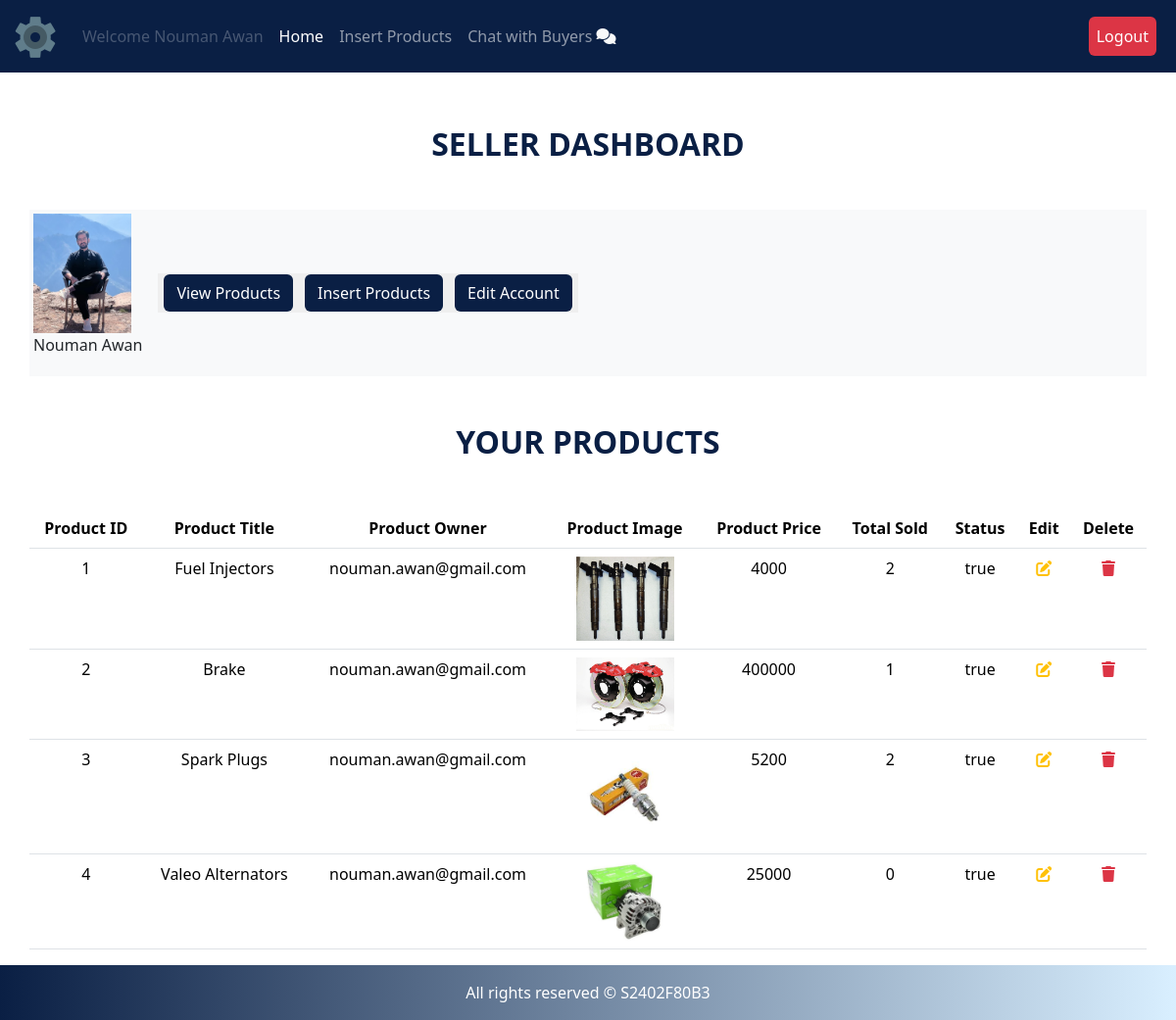
/seller/index.php?view_products (signed in), run on the app's committed database.
### tables this page shows
CREATE TABLE `sellers` (
  `seller_id` int(11) NOT NULL,
  `sellername` varchar(255) NOT NULL,
  `seller_email` varchar(255) NOT NULL,
  `seller_password` varchar(255) NOT NULL,
  `seller_image` varchar(255) NOT NULL,
  `seller_address` varchar(255) NOT NULL,
  `seller_mobile` varchar(255) NOT NULL,
  `status` varchar(255) NOT NULL
);

CREATE TABLE `products` (
  `product_id` int(11) NOT NULL,
  `product_title` varchar(100) NOT NULL,
  `seller_id` int(11) NOT NULL,
  `product_description` varchar(255) NOT NULL,
  `product_keywords` varchar(255) NOT NULL,
  `category_id` int(11) NOT NULL,
  `brand_id` int(11) NOT NULL,
  `product_image1` varchar(255) NOT NULL,
  `product_image2` varchar(255) NOT NULL,
  `product_image3` varchar(255) NOT NULL,
  `product_price` varchar(100) NOT NULL,
  `product_condition` varchar(255) NOT NULL,
  `date` timestamp NOT NULL DEFAULT current_timestamp() ON UPDATE current_timestamp(),
  `status` varchar(100) NOT NULL
);

### seller/view_products.php (the view, shortened to what this page needs)
<h2 style="color: #0A1F44; font-weight: 800" class="text-center my-5">YOUR PRODUCTS</h2>
<div class="container">
    <div class="row">
        <table class="table text-center">
        <thead>
            <tr>
              <th scope="col">Product ID</th>
              <th scope="col">Product Title</th>
              <th scope="col">Product Owner</th>
              <th scope="col">Product Image</th>
              <th scope="col">Product Price</th>
              <th scope="col">Total Sold</th>
              <th scope="col">Status</th>
              <th scope="col">Edit</th>
              <th scope="col">Delete</th>
            </tr>
          </thead>
          <tbody>
          <?php
          $number = 0;
          $owner_seller = $_SESSION['seller_email'];
          $get_owner_id = "SELECT * FROM sellers WHERE seller_email ='$owner_seller'";
          $result_owner = mysqli_query($conn, $get_owner_id);
          $row_owner = mysqli_fetch_assoc($result_owner);
          $seller_id = $row_owner['seller_id'];
          $get_products = "SELECT * FROM `products` WHERE seller_id = $seller_id";
          $result = mysqli_query($conn, $get_products);
          while($row = mysqli_fetch_assoc($result)){
            $product_id = $row['product_id'];
            $product_title = $row['product_title'];
            $product_image1 = $row['product_image1'];
            $product_price = $row['product_price'];
            $status = $row['status'];
            $number++;
            ?>
            <tr>
                <td><?php echo $number; ?></td>
                <td><?php echo $product_title; ?></td>
                <td><?php echo $owner_seller; ?></td>
                <td><?php echo "<img class='product-img' src='product_images/$product_image1'>"; ?></td>
                <td><?php echo $product_price; ?></td>
                <td><?php
                $get_count = "SELECT * FROM `orders_pending` where product_id = $product_id";
                $result_count = mysqli_query($conn, $get_count);
                $row_count = mysqli_num_rows($result_count);
                echo $row_count;
                ?></td>
                <td><?php echo $status; ?></td>
                <td><a href="index.php?edit_product=<?php echo $product_id; ?>" class="text-warning"><i class="fa-solid fa-pen-to-square"></i></a></td>
                <td>
                <a href="#" class="text-danger" data-bs-toggle="modal" data-bs-target="#deleteModal<?php echo $product_id; ?>">
                  <i class="fa-solid fa-trash"></i>
                </a>
                </td>
            </tr>
        <?php
          }
          ?>
          </tbody>
        </table>
    </div>
</div>

### seller/index.php (shortened to what this page needs)
<?php
include("../includes/connect.php");
?>
<!DOCTYPE html>
<html lang="en">
<head>
    <link href="https://cdn.jsdelivr.net/npm/bootstrap@5.3.3/dist/css/bootstrap.min.css" rel="stylesheet">
    <link rel="stylesheet" href="assets/style.css">
    <link rel="stylesheet" href="https://cdnjs.cloudflare.com/ajax/libs/font-awesome/6.6.0/css/all.min.css"
 />
</head>
<body>
<div class="container-fluid">
  <nav class="navbar navbar-expand navbar-dark bg-dark upper-nav fixed-top">
    <div class="container-fluid">
      <a class="navbar-brand" href="index.php"><img src="assets/favicon.png" alt=""></a>
      <ul class="navbar-nav mb-2 mb-lg-0 me-auto">
        <li class="nav-item">
          <a class="nav-link disabled" aria-current="page">Welcome <?php echo $_SESSION['sellername']; ?></a>
        </li>
        <li class="nav-item">
          <a class="nav-link active" href="index.php" aria-current="page">Home</a>
        </li>
        <li class="nav-item">
          <a class="nav-link" aria-current="page" href="insert_product.php">Insert Products</a>
        </li>
        <li class="nav-item">
          <a class="nav-link" href="chat.php">Chat with Buyers <i class="fa-solid fa-comments text-light"></i></a>
        </li>
      </ul>
      <ul class="navbar-nav mb-2 mb-lg-0 ms-auto">
        <li class="nav-item">
            <a class="nav-link active btn btn-outline-danger mx-2" href="../logout.php">Logout</a>
        </li>
      </ul>
    </div>
  </nav>
</div>
<div class="container-fluid main-body">
<h2 style="color: #0A1F44; font-weight: 800" class="text-center my-5">SELLER DASHBOARD</h2>
<div class="container">
    <div class="row">
        <div class="col-lg-12 bg-light p-1 d-flex">
            <div>
                <a href="index.php">
                  <?php
                  $seller = $_SESSION['seller_email'];
                  $select_seller = "SELECT * FROM `sellers` where seller_email = '$seller'";
                  $result_seller = mysqli_query($conn, $select_seller);
                  $row_seller = mysqli_fetch_assoc($result_seller);
                  $seller_pic = $row_seller['seller_image'];
                  ?>
                    <img src="seller_images/<?php echo $seller_pic; ?>" alt="" class="seller-image">
                </a>
                <p><?php echo $_SESSION['sellername']; ?></p>
            </div>
            <div class="button text-center p-3 d-flex justify-content-center align-items-center">
                <button>
                    <a href="index.php?view_products" class="btn text-white btn-panel">View Products</a>
                </button>
                <button>
                    <a href="insert_product.php" class="btn text-white btn-panel">Insert Products</a>
                </button>
                <button>
                    <a href="index.php?edit_account" class="btn text-white btn-panel">Edit Account</a>
                </button>
            </div>
        </div>
    </div>
</div>
<div class="container">
  <?php
  if(isset($_GET["view_products"])){
    include("view_products.php");
  }
  ?>
</div>
</div>
<?php
include("../includes/footer.php")
?>

### seller/assets/style.css (style rules this page uses)
body { padding-top: 80px; }
.bg-dark { --bs-bg-opacity: 1; background-color: #0A1F44 !important; }
.navbar-brand img { max-width: 100%; height: auto; }
.main-body { min-height: 87vh; }
.upper-nav { border-bottom: 2px solid white; }
.btn-panel { background-color: #0A1F44; }
button { border: none; }
.seller-image { width: 100px; object-fit: contain; }
.product-img { width: 100px; object-fit: contain; }
.row { margin: 0; }
.container { padding: 0; }

### data on the page
sellers: seller_image (picture)
products: product_title "Fuel Injectors", product_image1 (picture), product_price "4000", row_count "2", status "true"
products: product_title "Brake", product_image1 (picture), product_price "400000", row_count "1", status "true"
products: product_title "Spark Plugs", product_image1 (picture), product_price "5200", row_count "2", status "true"
products: product_title "Valeo Alternators", product_image1 (picture), product_price "25000", row_count "0", status "true"

### other printed values
$_SESSION['sellername'] "Nouman Awan"
